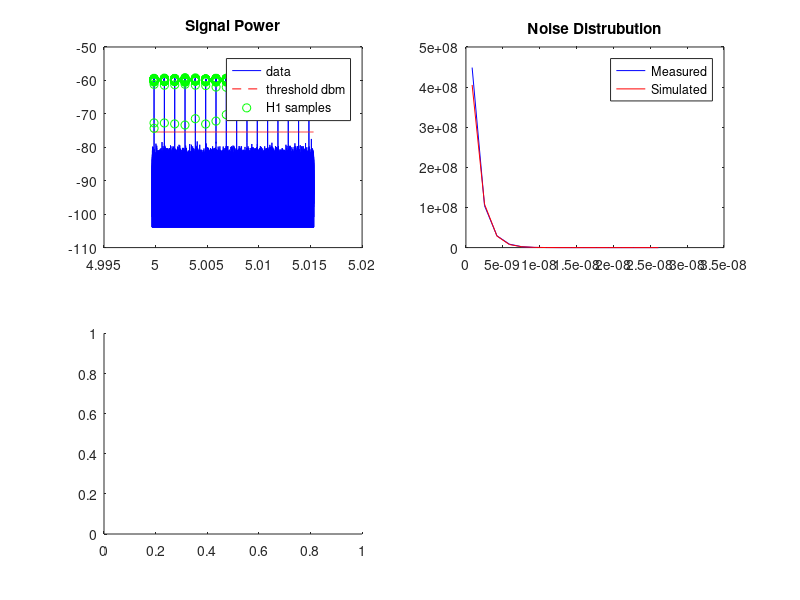

This figure's MATLAB source: (Note: this script raises an error after producing the figure.)
clearvars; clc; close all; format long;
load data_high_snr;

value_in_dbm = @(val) 10 * log10(abs(val) .^ 2);

% energy detector
threshold = sum(data .^ 2);

threshold_in_dbm = value_in_dbm(threshold);
data_in_dbm = value_in_dbm(data);

% comparator for seperating H1 samples
more_than_threshold = data_in_dbm >= threshold_in_dbm;
over_threshold_data = data_in_dbm(more_than_threshold);
over_threshold_timet = timet(more_than_threshold);

% comparator for seperating H0 samples
less_than_threshold = data_in_dbm < threshold_in_dbm;
under_threshold_data = data_in_dbm(less_than_threshold);
under_threshold_timet = timet(less_than_threshold);

% in-phase quatrature noise samples follow rayleigh distribution
% but we will use the absolute squared version of the samples so they will
% act will be distributed exponentially. We tested this by plotting the
% histogram of the samples

%%%%%%%%%%%%%%%%%%%%%%%%%%%%%%%%%%%%%%%%%%%%%%%%%%%%%%%%%%%%%%%%%%%%%%%%%%
% Signal power, threshold, and H1 samples
subplot(2, 2, 1);

dbm_threshold_plot = threshold_in_dbm .* ones(size(data));
plot(timet, data_in_dbm, 'b');
hold on;
% plot(under_threshold_timet, under_threshold_data, 'ro');
% hold on;
plot(timet,dbm_threshold_plot,'r--');
hold on;
plot(over_threshold_timet, over_threshold_data, 'go');

title("Signal Power");
legend("data", "threshold dbm", "H1 samples");

%%%%%%%%%%%%%%%%%%%%%%%%%%%%%%%%%%%%%%%%%%%%%%%%%%%%%%%%%%%%%%%%%%%%%%%%%%
% Noise characteristics and pfa

subplot(2, 2, 2);

under_threshold_complex_data = data(abs(data) < abs(threshold));
noise_abs_sq = abs(under_threshold_complex_data) .^ 2;

[p, x] = hist(noise_abs_sq, 16);
plot(x, p / (sum(p) * (x(2) - x(1))), 'b-');
hold on;

plot(x, exppdf(x, mean(noise_abs_sq)), 'r-');
hold on;
title("Noise Distrubution");
legend("Measured", "Simulated");

pfa = 1 - expcdf(abs(threshold), mean(noise_abs_sq));
disp("pfa =" + pfa);

%%%%%%%%%%%%%%%%%%%%%%%%%%%%%%%%%%%%%%%%%%%%%%%%%%%%%%%%%%%%%%%%%%%%%%%%%%
% Pulse width and period
subplot(2,2,3);

% we used MinPeakProminence avoid detecting multiple peaks on a single pulse.
[pks, locs, w, p] = findpeaks(data_in_dbm, timet, 'MinPeakHeight', threshold_in_dbm, 'MinPeakProminence', 5);
plot(w, 'o-');
title("Widths of the pulse");
hold on;

subplot(2,2,4);
% calculate the distance between the peak points to get the period
periods = zeros(1, length(locs)-1);
for i = 1:(length(locs)-1)
   periods(1, i) = locs(1, i + 1) - locs(1, i);
end

plot(periods, 'o-');
title("Periods of the pulse");

disp("Pulse Width mean=" + mean(w) + " variance=" + var(w));
disp("Pulse Period mean=" + mean(periods) + " variance=" + var(periods));
